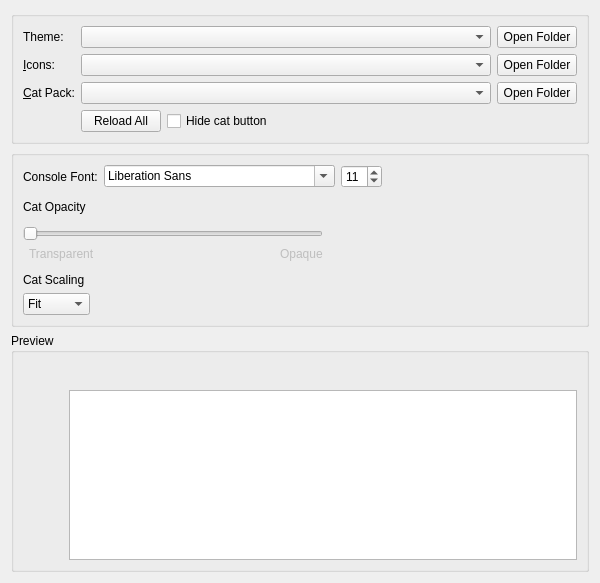
<?xml version="1.0" encoding="UTF-8"?>
<ui version="4.0">
 <class>AppearanceWidget</class>
 <widget class="QWidget" name="AppearanceWidget">
  <property name="geometry">
   <rect>
    <x>0</x>
    <y>0</y>
    <width>600</width>
    <height>583</height>
   </rect>
  </property>
  <property name="minimumSize">
   <size>
    <width>300</width>
    <height>0</height>
   </size>
  </property>
  <layout class="QVBoxLayout" name="verticalLayout" stretch="0,0,0">
   <item>
    <widget class="QGroupBox" name="themingBox">
     <property name="title">
      <string/>
     </property>
     <property name="flat">
      <bool>false</bool>
     </property>
     <layout class="QVBoxLayout" name="verticalLayout_2">
      <item>
       <layout class="QGridLayout" name="gridLayout">
        <item row="1" column="0">
         <widget class="QLabel" name="iconsLabel">
          <property name="text">
           <string>&amp;Icons:</string>
          </property>
          <property name="buddy">
           <cstring>iconsComboBox</cstring>
          </property>
         </widget>
        </item>
        <item row="2" column="0">
         <widget class="QLabel" name="catPackLabel">
          <property name="text">
           <string>&amp;Cat Pack:</string>
          </property>
          <property name="buddy">
           <cstring>catPackComboBox</cstring>
          </property>
         </widget>
        </item>
        <item row="0" column="3">
         <widget class="QPushButton" name="widgetStyleFolder">
          <property name="toolTip">
           <string>View widget themes folder.</string>
          </property>
          <property name="text">
           <string>Open Folder</string>
          </property>
         </widget>
        </item>
        <item row="1" column="2">
         <widget class="QComboBox" name="iconsComboBox">
          <property name="sizePolicy">
           <sizepolicy hsizetype="Expanding" vsizetype="Fixed">
            <horstretch>0</horstretch>
            <verstretch>0</verstretch>
           </sizepolicy>
          </property>
          <property name="focusPolicy">
           <enum>Qt::FocusPolicy::StrongFocus</enum>
          </property>
         </widget>
        </item>
        <item row="2" column="2">
         <widget class="QComboBox" name="catPackComboBox"/>
        </item>
        <item row="0" column="2">
         <widget class="QComboBox" name="widgetStyleComboBox">
          <property name="sizePolicy">
           <sizepolicy hsizetype="Expanding" vsizetype="Fixed">
            <horstretch>0</horstretch>
            <verstretch>0</verstretch>
           </sizepolicy>
          </property>
          <property name="focusPolicy">
           <enum>Qt::FocusPolicy::StrongFocus</enum>
          </property>
         </widget>
        </item>
        <item row="1" column="3">
         <widget class="QPushButton" name="iconsFolder">
          <property name="toolTip">
           <string>View icon themes folder.</string>
          </property>
          <property name="text">
           <string>Open Folder</string>
          </property>
         </widget>
        </item>
        <item row="0" column="0">
         <widget class="QLabel" name="widgetStyleLabel">
          <property name="text">
           <string>Theme:</string>
          </property>
          <property name="buddy">
           <cstring>widgetStyleComboBox</cstring>
          </property>
         </widget>
        </item>
        <item row="2" column="3">
         <widget class="QPushButton" name="catPackFolder">
          <property name="toolTip">
           <string>View cat packs folder.</string>
          </property>
          <property name="text">
           <string>Open Folder</string>
          </property>
         </widget>
        </item>
        <item row="4" column="2">
         <layout class="QHBoxLayout" name="horizontalLayout_8">
          <item>
           <widget class="QPushButton" name="reloadThemesButton">
            <property name="sizePolicy">
             <sizepolicy hsizetype="Maximum" vsizetype="Fixed">
              <horstretch>0</horstretch>
              <verstretch>0</verstretch>
             </sizepolicy>
            </property>
            <property name="text">
             <string>Reload All</string>
            </property>
           </widget>
          </item>
          <item>
           <widget class="QCheckBox" name="hideCatButtonCheckBox">
            <property name="text">
             <string>Hide cat button</string>
            </property>
           </widget>
          </item>
         </layout>
        </item>
       </layout>
      </item>
     </layout>
    </widget>
   </item>
   <item>
    <widget class="QGroupBox" name="settingsBox">
     <property name="title">
      <string/>
     </property>
     <layout class="QVBoxLayout" name="verticalLayout_5">
      <item>
       <layout class="QHBoxLayout" name="horizontalLayout_5">
        <item>
         <widget class="QLabel" name="label">
          <property name="text">
           <string>Console Font:</string>
          </property>
         </widget>
        </item>
        <item>
         <widget class="QFontComboBox" name="consoleFont"/>
        </item>
        <item>
         <widget class="QSpinBox" name="fontSizeBox">
          <property name="sizePolicy">
           <sizepolicy hsizetype="Maximum" vsizetype="Fixed">
            <horstretch>0</horstretch>
            <verstretch>0</verstretch>
           </sizepolicy>
          </property>
          <property name="minimum">
           <number>5</number>
          </property>
          <property name="maximum">
           <number>16</number>
          </property>
          <property name="value">
           <number>11</number>
          </property>
         </widget>
        </item>
        <item>
         <spacer name="horizontalSpacer_2">
          <property name="orientation">
           <enum>Qt::Orientation::Horizontal</enum>
          </property>
          <property name="sizeHint" stdset="0">
           <size>
            <width>0</width>
            <height>0</height>
           </size>
          </property>
         </spacer>
        </item>
       </layout>
      </item>
      <item>
       <spacer name="verticalSpacer_2">
        <property name="orientation">
         <enum>Qt::Orientation::Vertical</enum>
        </property>
        <property name="sizeType">
         <enum>QSizePolicy::Policy::Fixed</enum>
        </property>
        <property name="sizeHint" stdset="0">
         <size>
          <width>0</width>
          <height>6</height>
         </size>
        </property>
       </spacer>
      </item>
      <item>
       <widget class="QLabel" name="catOpacityLabel">
        <property name="text">
         <string>Cat Opacity</string>
        </property>
       </widget>
      </item>
      <item>
       <widget class="QWidget" name="widget_2" native="true">
        <property name="maximumSize">
         <size>
          <width>300</width>
          <height>16777215</height>
         </size>
        </property>
        <layout class="QHBoxLayout" name="horizontalLayout_2">
         <property name="leftMargin">
          <number>0</number>
         </property>
         <property name="topMargin">
          <number>0</number>
         </property>
         <property name="rightMargin">
          <number>0</number>
         </property>
         <property name="bottomMargin">
          <number>0</number>
         </property>
        </layout>
       </widget>
      </item>
      <item>
       <widget class="QWidget" name="widget" native="true">
        <property name="maximumSize">
         <size>
          <width>300</width>
          <height>16777215</height>
         </size>
        </property>
        <layout class="QGridLayout" name="gridLayout_4">
         <property name="leftMargin">
          <number>0</number>
         </property>
         <property name="topMargin">
          <number>0</number>
         </property>
         <property name="rightMargin">
          <number>0</number>
         </property>
         <property name="bottomMargin">
          <number>0</number>
         </property>
         <item row="3" column="3">
          <widget class="QLabel" name="label_5">
           <property name="enabled">
            <bool>false</bool>
           </property>
           <property name="text">
            <string>Opaque</string>
           </property>
          </widget>
         </item>
         <item row="3" column="2">
          <spacer name="horizontalSpacer_4">
           <property name="orientation">
            <enum>Qt::Orientation::Horizontal</enum>
           </property>
           <property name="sizeHint" stdset="0">
            <size>
             <width>0</width>
             <height>0</height>
            </size>
           </property>
          </spacer>
         </item>
         <item row="3" column="1">
          <widget class="QLabel" name="label_4">
           <property name="enabled">
            <bool>false</bool>
           </property>
           <property name="text">
            <string>Transparent</string>
           </property>
          </widget>
         </item>
         <item row="2" column="0" colspan="4">
          <widget class="QSlider" name="catOpacitySlider">
           <property name="minimumSize">
            <size>
             <width>0</width>
             <height>0</height>
            </size>
           </property>
           <property name="maximum">
            <number>100</number>
           </property>
           <property name="orientation">
            <enum>Qt::Orientation::Horizontal</enum>
           </property>
          </widget>
         </item>
        </layout>
       </widget>
      </item>
      <item>
       <spacer name="verticalSpacer">
        <property name="orientation">
         <enum>Qt::Orientation::Vertical</enum>
        </property>
        <property name="sizeType">
         <enum>QSizePolicy::Policy::Fixed</enum>
        </property>
        <property name="sizeHint" stdset="0">
         <size>
          <width>0</width>
          <height>6</height>
         </size>
        </property>
       </spacer>
      </item>
      <item>
       <widget class="QLabel" name="catFitLabel">
        <property name="sizePolicy">
         <sizepolicy hsizetype="Maximum" vsizetype="Fixed">
          <horstretch>0</horstretch>
          <verstretch>0</verstretch>
         </sizepolicy>
        </property>
        <property name="text">
         <string>Cat Scaling</string>
        </property>
       </widget>
      </item>
      <item>
       <widget class="QComboBox" name="catFitComboBox">
        <property name="sizePolicy">
         <sizepolicy hsizetype="Maximum" vsizetype="Fixed">
          <horstretch>0</horstretch>
          <verstretch>0</verstretch>
         </sizepolicy>
        </property>
        <property name="sizeHint" stdset="0">
         <size>
          <width>68</width>
          <height>22</height>
         </size>
        </property>
        <property name="currentIndex">
         <number>0</number>
        </property>
        <item>
         <property name="text">
          <string>Fit</string>
         </property>
        </item>
        <item>
         <property name="text">
          <string>Fill</string>
         </property>
        </item>
        <item>
         <property name="text">
          <string>Stretch</string>
         </property>
        </item>
       </widget>
      </item>
     </layout>
    </widget>
   </item>
   <item>
    <widget class="QGroupBox" name="previewBox">
     <property name="title">
      <string>Preview</string>
     </property>
     <layout class="QVBoxLayout" name="verticalLayout_3">
      <item>
       <layout class="QHBoxLayout" name="horizontalLayout_3">
        <item>
         <widget class="QPushButton" name="catPreview">
          <property name="sizePolicy">
           <sizepolicy hsizetype="Fixed" vsizetype="Minimum">
            <horstretch>0</horstretch>
            <verstretch>0</verstretch>
           </sizepolicy>
          </property>
          <property name="focusPolicy">
           <enum>Qt::FocusPolicy::NoFocus</enum>
          </property>
          <property name="text">
           <string/>
          </property>
          <property name="iconSize">
           <size>
            <width>64</width>
            <height>128</height>
           </size>
          </property>
          <property name="flat">
           <bool>true</bool>
          </property>
         </widget>
        </item>
        <item>
         <layout class="QVBoxLayout" name="verticalLayout_4">
          <item>
           <layout class="QHBoxLayout" name="horizontalLayout">
            <item>
             <widget class="QPushButton" name="icon1">
              <property name="focusPolicy">
               <enum>Qt::FocusPolicy::NoFocus</enum>
              </property>
              <property name="text">
               <string/>
              </property>
              <property name="icon">
               <iconset theme="new"/>
              </property>
              <property name="flat">
               <bool>true</bool>
              </property>
             </widget>
            </item>
            <item>
             <widget class="QPushButton" name="icon2">
              <property name="focusPolicy">
               <enum>Qt::FocusPolicy::NoFocus</enum>
              </property>
              <property name="text">
               <string/>
              </property>
              <property name="icon">
               <iconset theme="centralmods"/>
              </property>
              <property name="flat">
               <bool>true</bool>
              </property>
             </widget>
            </item>
            <item>
             <widget class="QPushButton" name="icon3">
              <property name="focusPolicy">
               <enum>Qt::FocusPolicy::NoFocus</enum>
              </property>
              <property name="text">
               <string/>
              </property>
              <property name="icon">
               <iconset theme="viewfolder"/>
              </property>
              <property name="flat">
               <bool>true</bool>
              </property>
             </widget>
            </item>
            <item>
             <widget class="QPushButton" name="icon4">
              <property name="focusPolicy">
               <enum>Qt::FocusPolicy::NoFocus</enum>
              </property>
              <property name="text">
               <string/>
              </property>
              <property name="icon">
               <iconset theme="launch"/>
              </property>
              <property name="flat">
               <bool>true</bool>
              </property>
             </widget>
            </item>
            <item>
             <widget class="QPushButton" name="icon5">
              <property name="focusPolicy">
               <enum>Qt::FocusPolicy::NoFocus</enum>
              </property>
              <property name="text">
               <string/>
              </property>
              <property name="icon">
               <iconset theme="copy"/>
              </property>
              <property name="flat">
               <bool>true</bool>
              </property>
             </widget>
            </item>
            <item>
             <widget class="QPushButton" name="icon6">
              <property name="focusPolicy">
               <enum>Qt::FocusPolicy::NoFocus</enum>
              </property>
              <property name="text">
               <string/>
              </property>
              <property name="icon">
               <iconset theme="export"/>
              </property>
              <property name="flat">
               <bool>true</bool>
              </property>
             </widget>
            </item>
            <item>
             <widget class="QPushButton" name="icon7">
              <property name="focusPolicy">
               <enum>Qt::FocusPolicy::NoFocus</enum>
              </property>
              <property name="text">
               <string/>
              </property>
              <property name="icon">
               <iconset theme="delete"/>
              </property>
              <property name="flat">
               <bool>true</bool>
              </property>
             </widget>
            </item>
            <item>
             <widget class="QPushButton" name="icon8">
              <property name="focusPolicy">
               <enum>Qt::FocusPolicy::NoFocus</enum>
              </property>
              <property name="text">
               <string/>
              </property>
              <property name="icon">
               <iconset theme="about"/>
              </property>
              <property name="flat">
               <bool>true</bool>
              </property>
             </widget>
            </item>
            <item>
             <widget class="QPushButton" name="icon9">
              <property name="focusPolicy">
               <enum>Qt::FocusPolicy::NoFocus</enum>
              </property>
              <property name="text">
               <string/>
              </property>
              <property name="icon">
               <iconset theme="settings"/>
              </property>
              <property name="flat">
               <bool>true</bool>
              </property>
             </widget>
            </item>
            <item>
             <widget class="QPushButton" name="icon10">
              <property name="focusPolicy">
               <enum>Qt::FocusPolicy::NoFocus</enum>
              </property>
              <property name="text">
               <string/>
              </property>
              <property name="icon">
               <iconset theme="cat"/>
              </property>
              <property name="flat">
               <bool>true</bool>
              </property>
             </widget>
            </item>
            <item>
             <spacer name="horizontalSpacer">
              <property name="orientation">
               <enum>Qt::Orientation::Horizontal</enum>
              </property>
              <property name="sizeHint" stdset="0">
               <size>
                <width>0</width>
                <height>0</height>
               </size>
              </property>
             </spacer>
            </item>
           </layout>
          </item>
          <item>
           <widget class="QTextEdit" name="consolePreview">
            <property name="sizePolicy">
             <sizepolicy hsizetype="Expanding" vsizetype="Expanding">
              <horstretch>0</horstretch>
              <verstretch>0</verstretch>
             </sizepolicy>
            </property>
            <property name="horizontalScrollBarPolicy">
             <enum>Qt::ScrollBarPolicy::ScrollBarAsNeeded</enum>
            </property>
            <property name="undoRedoEnabled">
             <bool>false</bool>
            </property>
            <property name="textInteractionFlags">
             <set>Qt::TextInteractionFlag::TextSelectableByKeyboard|Qt::TextInteractionFlag::TextSelectableByMouse</set>
            </property>
           </widget>
          </item>
         </layout>
        </item>
       </layout>
      </item>
     </layout>
    </widget>
   </item>
  </layout>
 </widget>
 <tabstops>
  <tabstop>widgetStyleComboBox</tabstop>
  <tabstop>widgetStyleFolder</tabstop>
  <tabstop>iconsComboBox</tabstop>
  <tabstop>iconsFolder</tabstop>
  <tabstop>catPackComboBox</tabstop>
  <tabstop>catPackFolder</tabstop>
  <tabstop>consoleFont</tabstop>
  <tabstop>fontSizeBox</tabstop>
  <tabstop>catFitComboBox</tabstop>
  <tabstop>catOpacitySlider</tabstop>
  <tabstop>consolePreview</tabstop>
 </tabstops>
 <resources/>
 <connections/>
</ui>
